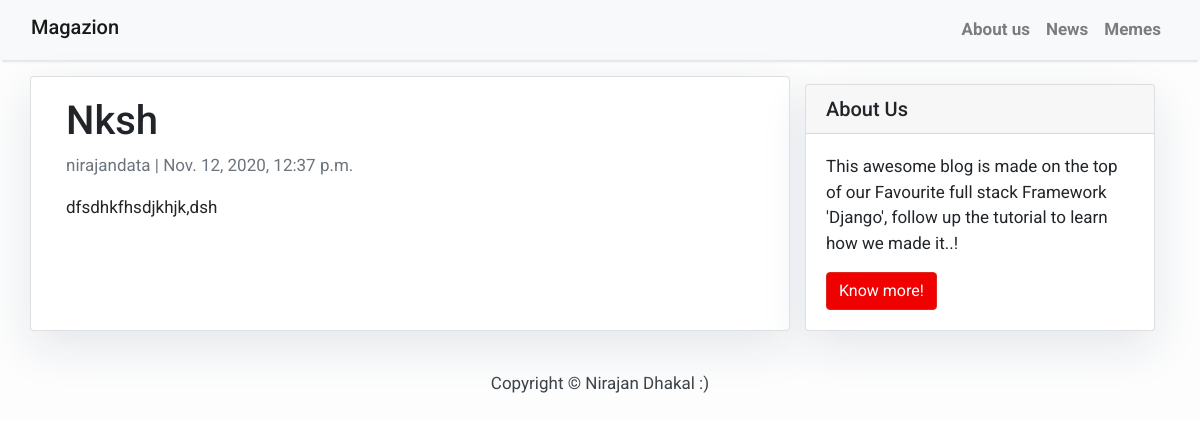
The app's page /nksh/ with its own data.
### blog/models.py (models this page shows, shortened)
class Post(models.Model):
	title=models.CharField(max_length=600,unique=True)
	slug=models.SlugField(max_length=200,unique=True)
	author=models.ForeignKey(User,on_delete=models.CASCADE, related_name="Nirey")
	updated_on =models.DateTimeField(auto_now=True)
	content=models.TextField()
	created_on=models.DateTimeField(auto_now_add=True)
	status=models.IntegerField(choices=STATUS,default=0)
	class Meta:
		ordering=['-created_on']

### blog/views.py (the view)
# urls.py: path('<slug:slug>/',views.PostDetail.as_view(),name='post_details'),
class PostDetail(generic.DetailView):
	model=Post
	template_name="post_details.html"

### templates/post_details.html
{% extends 'base.html' %} {% block content %}
<div class="container">
  <div class="row">
    <div class="col-md-8 card mb-4  mt-3 left  top">
      <div class="card-body">
        <h1>{% block title %} {{ object.title }} {% endblock title %}</h1>
        <p class=" text-muted">{{ post.author }} | {{ post.created_on }}</p>
        <p class="card-text ">{{ object.content | safe }}</p>
      </div>
    </div>
    {% block sidebar %} {% include 'sidebar.html' %} {% endblock sidebar %}
  </div>
</div>
{% endblock content %}

### templates/base.html (style rules this page uses)
body { font-family: "Roboto", sans-serif; font-size: 17px; background-color: #fdfdfd; }

### templates/sidebar.html (style rules this page uses)
.card { box-shadow: 0 16px 48px #E3E7EB; }

### records on screen
Post: title "Nksh", author "nirajandata", created_on "Nov. 12, 2020, 12:37 p.m.", content "dfsdhkfhsdjkhjk,dsh"
